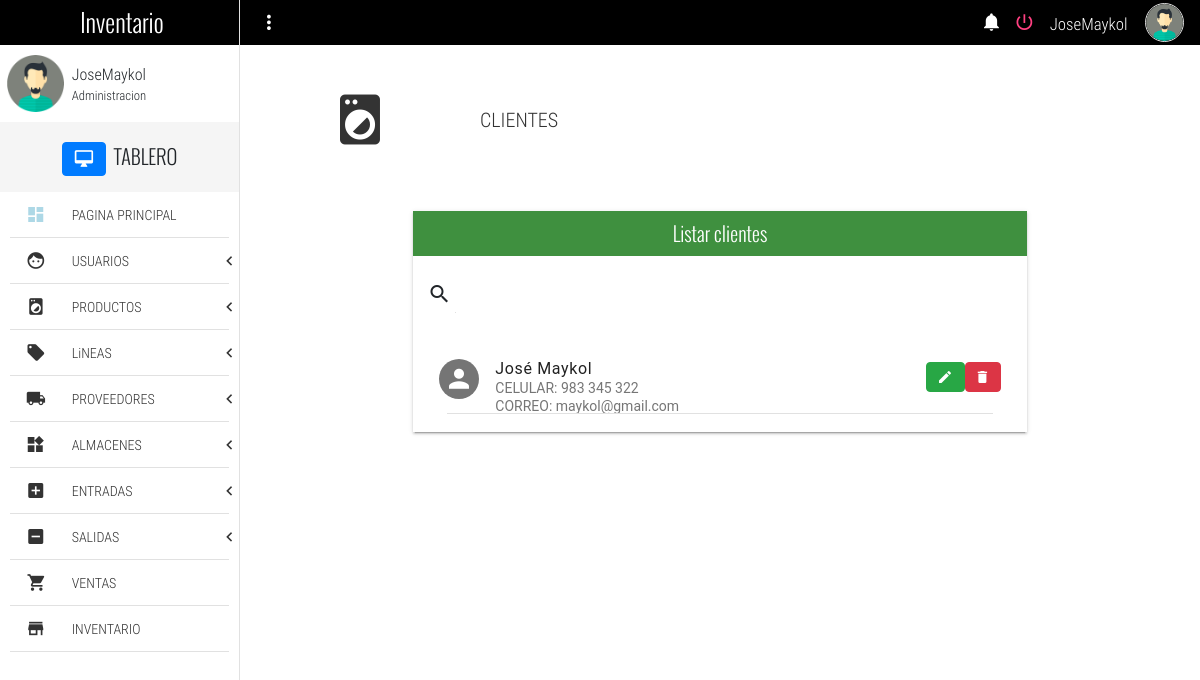
Screenshot of /listClient (signed in) with the database file from the repository.
### Inventario/models.py (models this page shows, shortened)
class Client(models.Model):
    customer_name =  models.CharField(max_length= 60, null= True, verbose_name= "Nombre del cliente")
    phone = models.CharField(max_length=20, null= True, verbose_name= "Numero de telefono")
    email = models.EmailField(null= True, verbose_name= "Correo electronico")
    razon_social = models.CharField(max_length=200,null=True, verbose_name="Razon social")
    RUC =models.CharField(null=True, max_length=11,verbose_name="RUC")
    class Meta:
        verbose_name = "Cliente"
        verbose_name_plural = "Clientes"

### Inventario/views.py (the view)
# urls.py: path('listClient', views.listClient, name ='listClient'),
def listClient(request):
    context = {
        'clientes' : Client.objects.all(),
        }
    return render(request, "listClient.html", context)

### Templates/listClient.html (shortened to what this page needs)
{% extends 'base.html' %}
{% load static %}
{% block content %}
	<section class="full-width pageContent">
		<section class="full-width header-well">
			<div class="full-width header-well-icon">
				<i class="zmdi zmdi-washing-machine"></i>
			</div>
			<div class="full-width header-well-text">
				<p class="text-condensedLight">
					CLIENTES
				</p>
			</div>
		</section>
		<div class="mdl-tabs__panel" id="tabListClient">
				<div class="mdl-grid">
					<div class="mdl-cell mdl-cell--4-col-phone mdl-cell--8-col-tablet mdl-cell--8-col-desktop mdl-cell--2-offset-desktop">
						<div class="full-width panel mdl-shadow--2dp">
							<div class="full-width panel-tittle bg-success text-center tittles">
								Listar clientes
							</div>
							<div class="full-width panel-content">
								<form action="#">
									<div class="mdl-textfield mdl-js-textfield mdl-textfield--expandable">
										<label class="mdl-button mdl-js-button mdl-button--icon" for="searchClient">
											<i class="zmdi zmdi-search"></i>
										</label>
									</div>
								</form>
								<div class="mdl-list">
									{% for cliente in clientes %}
									<div class="mdl-list__item mdl-list__item--two-line">
										<span class="mdl-list__item-primary-content">
											<i class="zmdi zmdi-account mdl-list__item-avatar"></i>
											<span>{{cliente.customer_name}}</span>
											<span class="mdl-list__item-sub-title">CELULAR: {{cliente.phone}}</span>
											<span class="mdl-list__item-sub-title">CORREO: {{cliente.email}}</span>
										</span>
										<a href="/editClient/{{cliente.id}}" class="btn btn-success zmdi zmdi-edit" role="button"></a>
										<a href="/deleteClient/{{cliente.id}}" class="btn btn-danger zmdi zmdi-delete" role="button" onClick="return confirm('¿Seguro que quieres borrar a {{ cliente.customer_name }}?');"></a>
									</div>
									<li class="full-width divider-menu-h"></li>
									{% endfor %}
								</div>
							</div>
						</div>
					</div>
				</div>
			</div>
	</section>
{% endblock %}

### Templates/base.html (shortened to what this page needs)
{% load static %}
{% if user.is_authenticated %}
<!DOCTYPE html>
<html lang="es">
<head>
	<link rel="stylesheet" href="https://maxcdn.bootstrapcdn.com/bootstrap/4.5.2/css/bootstrap.min.css">
	<link rel="stylesheet" href="{% static 'css/normalize.css' %}">
	<link rel="stylesheet" href="{% static 'css/sweetalert2.css' %}">
	<link rel="stylesheet" href="{% static 'css/material.min.css'%}">
	<link rel="stylesheet" href="{% static 'css/material-design-iconic-font.min.css' %}">
	<link rel="stylesheet" href="{% static 'css/jquery.mCustomScrollbar.css' %}">
	<link rel="stylesheet" href="{% static 'css/main.css' %}">
</head>
<body>
	<div class="full-width navBar">
		<div class="full-width navBar-options">
			<i class="zmdi zmdi-more-vert btn-menu" id="btn-menu"></i>
			<nav class="navBar-options-list">
				<ul class="list-unstyle ">
					<li class="btn-Notification" id="notifications">
						<i class="zmdi zmdi-notifications"></i>
					</li>
					<li id="logout">
						<a href="logout">
							<i class="zmdi zmdi-power"></i>
						</a>
					</li>
					<li class="text-condensedLight noLink" ><small>{{user.username}}</small></li>
					<li class="noLink">
						<figure>
							<img src="{% static 'assets/img/avatar-male.png' %}" alt="Avatar" class="img-responsive">
						</figure>
					</li>
				</ul>
			</nav>
		</div>
	</div>
	<section class="full-width navLateral">
		<div class="full-width navLateral-bg btn-menu"></div>
		<div class="full-width navLateral-body">
			<div class="full-width navLateral-body-logo text-center tittles">
				 Inventario
			</div>
			<figure class="full-width" style="height: 77px;">
				<div class="navLateral-body-cl">
					<img src="{% static 'assets/img/avatar-male.png' %}" alt="Avatar" class="img-responsive">
				</div>
				<figcaption class="navLateral-body-cr hide-on-tablet">
					<span>
						{{user.username}}<br>
						<small>Administracion</small>
					</span>
				</figcaption>
			</figure>
			<div class="full-width tittles navLateral-body-tittle-menu">
				<i class="zmdi zmdi-desktop-mac btn btn-primary"></i><span class="hide-on-tablet">&nbsp; TABLERO</span>
			</div>
			<nav class="full-width">
				<ul class="full-width list-unstyle menu-principal ">
					<li class="full-width">
						<a href="home" class="full-width">
							<div class="navLateral-body-cl">
								<i class="zmdi zmdi-view-dashboard" style="color:lightblue"></i>
							</div>
							<div class="navLateral-body-cr hide-on-tablet">
								PAGINA PRINCIPAL
							</div>
						</a>
					</li>
					<li class="full-width divider-menu-h"></li>
					<li class="full-width">
						<a href="#" class="full-width btn-subMenu">
							<div class="navLateral-body-cl">
								<i class="zmdi zmdi-face"></i>
							</div>
							<div class="navLateral-body-cr hide-on-tablet">
								USUARIOS
							</div>
							<span class="zmdi zmdi-chevron-left"></span>
						</a>
					</li>
					<li class="full-width divider-menu-h"></li>
					<li class="full-width">
						<a href="#" class="full-width btn-subMenu ">
							<div class="navLateral-body-cl">
								<i class="zmdi zmdi-washing-machine"></i>
							</div>
							<div class="navLateral-body-cr hide-on-tablet">
								PRODUCTOS
							</div>
							<span class="zmdi zmdi-chevron-left"></span>
						</a>
					</li>
										<li class="full-width divider-menu-h"></li>
					<li class="full-width">
						<a href="#" class="full-width btn-subMenu ">
							<div class="navLateral-body-cl">
								<i class="zmdi zmdi-label"></i>
							</div>
							<div class="navLateral-body-cr hide-on-tablet">
								LiNEAS
							</div>
							<span class="zmdi zmdi-chevron-left"></span>
						</a>
					</li>
					<li class="full-width divider-menu-h"></li>
					<li class="full-width">
						<a href="#" class="full-width btn-subMenu" >
							<div class="navLateral-body-cl">
								<i class="zmdi zmdi-truck"></i>
							</div>
							<div class="navLateral-body-cr hide-on-tablet">
								PROVEEDORES
							</div>
							<span class="zmdi zmdi-chevron-left"></span>
						</a>
					</li>
					<li class="full-width divider-menu-h"></li>
					<li class="full-width">
						<a href="#" class="full-width btn-subMenu" >
							<div class="navLateral-body-cl">
								<i class="zmdi zmdi-widgets"></i>
							</div>
							<div class="navLateral-body-cr hide-on-tablet">
								ALMACENES
							</div>
							<span class="zmdi zmdi-chevron-left"></span>
						</a>
					</li>
					<li class="full-width divider-menu-h"></li>
					<li class="full-width">
						<a href="#" class="full-width btn-subMenu" >
							<div class="navLateral-body-cl">
								<i class="zmdi zmdi-plus-square"></i>
							</div>
							<div class="navLateral-body-cr hide-on-tablet">
								ENTRADAS
							</div>
							<span class="zmdi zmdi-chevron-left"></span>
						</a>
					</li>
					<li class="full-width divider-menu-h"></li>
					<li class="full-width">
						<a href="#" class="full-width btn-subMenu" >
							<div class="navLateral-body-cl">
								<i class="zmdi zmdi-minus-square"></i>
							</div>
							<div class="navLateral-body-cr hide-on-tablet">
								SALIDAS
							</div>
							<span class="zmdi zmdi-chevron-left"></span>
						</a>
					</li>
					<li class="full-width divider-menu-h"></li>
					<li class="full-width">
						<a href="sales" class="full-width">
							<div class="navLateral-body-cl">
								<i class="zmdi zmdi-shopping-cart"></i>
							</div>
							<div class="navLateral-body-cr hide-on-tablet">
								VENTAS
							</div>
						</a>
					</li>
					<li class="full-width divider-menu-h"></li>
					<li class="full-width">
						<a href="inventory" class="full-width">
							<div class="navLateral-body-cl">
								<i class="zmdi zmdi-store"></i>
							</div>
							<div class="navLateral-body-cr hide-on-tablet">
								INVENTARIO
							</div>
						</a>
					</li>
					<li class="full-width divider-menu-h"></li>
	</section>
	{% block content %}
	{% endblock %}
</body>
</html>
{% endif %}

### Static/css/main.css (style rules this page uses)
html, body { width: 100%; height: 100%; margin: 0; padding: 0; font-size: 16px; font-family: "RobotoRegular"; position: relative; background-color: #fff; }
.text-condensedLight { font-family: "RobotoCondensedLight"; }
.text-center { text-align: center; }
.tittles { font-family: "OswaldLight"; }
.mdl-textfield { width: 100%; }
.full-width { margin: 0; padding: 0; width: 100%; box-sizing: border-box; }
.list-unstyle { margin: 0; padding: 0; list-style: none; box-sizing: border-box; }
.img-responsive { width: 100%; height: auto; }
.divider-menu-h { height: 0 !important; border-top: 1px solid #E1E1E1; width: 92% !important; margin: 0 auto !important; }
.mdl-list__item-avatar { line-height: 40px; text-align: center; font-size: 30px; }
.panel { height: auto; }
.panel-tittle { height: 45px; display: block; line-height: 45px; color: #fff; font-size: 20px; }
.panel-content { display: block; padding: 10px; }
.header-well, .header-well-icon, .header-well-text { min-height: 150px; height: auto; }
.header-well { position: relative; }
.header-well-icon, .header-well-text { position: absolute; top: 0; color: #333; }
.header-well-icon { left: 0; width: 25%; }
.header-well-icon i, .header-well-text p { position: absolute; top: 50%; display: block; width: 100%; transform: translateY(-50%); }
.header-well-icon i { text-align: center; font-size: 60px; }
.header-well-text { right: 0; width: 75%; }
.header-well-text p { font-size: 20px; margin: 0; padding: 0; }
.bg-success { background-color: #3f903f !important; }
.navBar { background-color: #000000; height: 45px; position: absolute; top: 0; left: 0; z-index: 79; color: #fff; }
.navBar-options { line-height: 45px; height: 45px; position: absolute; width: 80%; top: 0; right: 0; padding: 0; transition: all .3s ease-in-out; }
.navBar-options .zmdi-more-vert, .navBar-options-list { line-height: 45px; position: absolute; top: 0; height: 45px; margin: 0; padding: 0; }
.navBar-options .zmdi-more-vert { width: 40px; left: 0; font-size: 23px; cursor: pointer; user-select: none; text-align: center; outline: none; margin-left: 9px; }
.navBar-options-list { right: 9px; }
.navBar-options-list .noLink { cursor: inherit !important; }
.navBar-options-list ul { height: 45px; }
.navBar-options-list ul li { height: 45px; line-height: 45px; cursor: pointer; display: inline-block; padding: 0 7px; font-size: 21px; -moz-user-select: none; -webkit-user-select: none; -ms-user-select: none; }
.navBar-options-list ul li { outline: none; }
.navBar-options-list ul li figure, .navBar-options-list ul li figure img { margin: 0; padding: 0; padding-top: 0; margin-top: 0; box-sizing: border-box; }
.navBar-options-list ul li figure { height: 45px; }
.navBar-options-list ul li figure img { border: 1px solid #E1E1E1; border-radius: 50%; width: 39px; height: 39px; margin-bottom: 3px; }
.navLateral, .pageContent, .navLateral-body, .navLateral-bg { position: absolute; top: 0; height: 100%; }
.navLateral { left: 0; width: 20%; z-index: 80; border-right: 1px solid #E1E1E1; transition: all .3s ease-in-out; }
.navLateral-body { background-color: #fff; z-index: 82; left: 0; padding-bottom: 30px; }
.navLateral-body-logo { height: 45px; line-height: 45px; color: #fff; width: 100%; font-size: 25px; background-color: #000000; }
.navLateral-body-cl, .navLateral-body-cr { box-sizing: border-box; height: 77px; float: left; margin: 0; padding: 0; position: relative; }
.navLateral-body-cl { width: 30%; }
.navLateral-body-cl img { width: 57px; height: 57px; margin: 0 auto; display: block; margin-top: 10px; }
.navLateral-body-cr { width: 70%; font-family: "RobotoCondensedLight"; }
.navLateral-body-cr span { position: absolute; top: 50%; left: 50%; transform: translate(-50%, -50%); display: block; width: 100%; }
.navLateral-body-tittle-menu { height: 70px; line-height: 70px; font-size:20px; background-color: #F5F5F5; text-align: center; }
.menu-principal li, .menu-principal li a { display: block; }
.menu-principal li a { height: 45px; color: #333; position: relative; transition: all .3s ease-in-out; }
.menu-principal li a div.navLateral-body-cl, .menu-principal li a div.navLateral-body-cr { height: 45px; line-height: 45px; }
.menu-principal li a div.navLateral-body-cl { text-align: center; font-size: 20px; }
.btn-subMenu span { position: absolute; top: 0; right: 7px; line-height: 45px; height: 45px; font-size: 19px; }
.pageContent { padding-top: 45px; right: 0; width: 80%; z-index: 77; background-color: #fff; transition: all .3s ease-in-out; }

### rows the page displays
Client: customer_name "José Maykol", phone "983 345 322", email "maykol@gmail.com"

### other values shown
{{ user.username }} "JoseMaykol"
